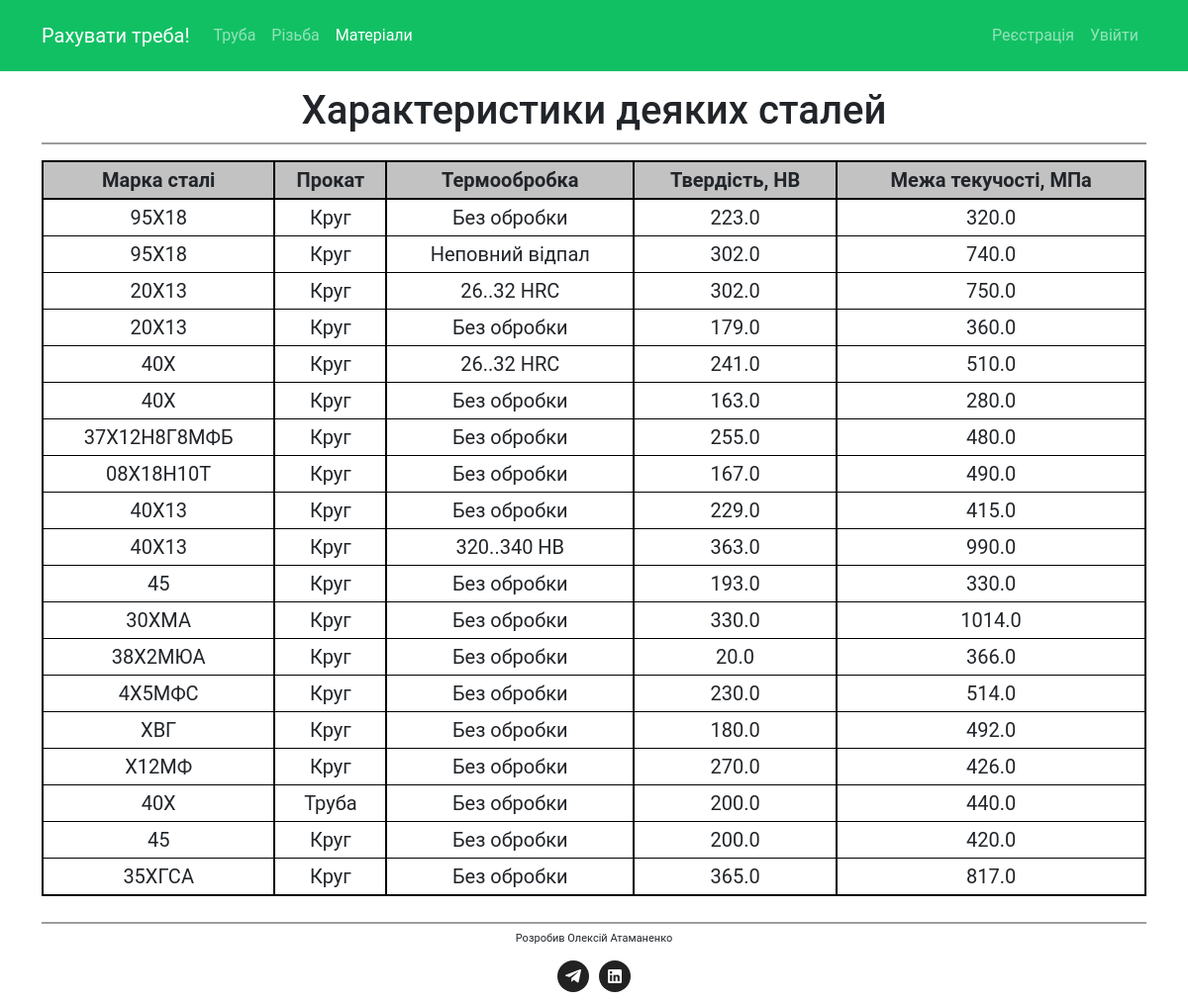
/materials/, run on the app's committed database.
### calculate/models.py (models this page shows, shortened)
class Material(models.Model):
    id = models.AutoField(primary_key=True)
    name = models.CharField(max_length=40)
    type = models.CharField(max_length=40)
    condition = models.CharField(
        max_length=40,
        blank=True,
    )
    hardness = models.FloatField(help_text="HB")
    yield_strenght = models.FloatField(help_text="МПа")
    @staticmethod
    def get_all():
        return list(Material.objects.all())

### calculate/views.py (the view)
# urls.py: path("materials/", views.materials, name="materials"),
def materials(request):
    materials_list = Material.get_all()
    return render(
        request, "calculate/materials.html", {"materials_list": materials_list}
    )

### calculate/templates/calculate/materials.html (shortened to what this page needs)
{% extends "base.html" %}
{% load static %}
{% block content %}
    <section class="material">
        <div class="container">
            <h1>Характеристики деяких сталей</h1>
            <div class="home__subtitle-line"></div>
            <div class="row">
                <div class="col-12">
                    <table class="table">
                        <tr class="table__header">
                            <th>Марка сталі</th>
                            <th>Прокат</th>
                            <th>Термообробка</th>
                            <th>Твердість, HB</th>
                            <th>Межа текучості, МПа</th>
                        </tr>
                        {% for material in materials_list %}
                            <tr>
                                <td class="table__name">{{ material.name }}</td>
                                <td class="table__type">{{ material.type }}</td>
                                <td class="table__condition">{{ material.condition }}</td>
                                <td class="table__hardness">{{ material.hardness }}</td>
                                <td class="table__yield_strenght">{{ material.yield_strenght }}</td>
                            </tr>
                        {% endfor %}
                    </table>
                </div>
            </div>
        </div>
    </section>
{% endblock %}

### data on the page
Material: name "95Х18", type "Круг", condition "Без обробки", hardness "223.0", yield_strenght "320.0"
Material: name "95Х18", type "Круг", condition "Неповний відпал", hardness "302.0", yield_strenght "740.0"
Material: name "20Х13", type "Круг", condition "26..32 HRC", hardness "302.0", yield_strenght "750.0"
Material: name "20Х13", type "Круг", condition "Без обробки", hardness "179.0", yield_strenght "360.0"
Material: name "40Х", type "Круг", condition "26..32 HRC", hardness "241.0", yield_strenght "510.0"
Material: name "40Х", type "Круг", condition "Без обробки", hardness "163.0", yield_strenght "280.0"
Material: name "37Х12Н8Г8МФБ", type "Круг", condition "Без обробки", hardness "255.0", yield_strenght "480.0"
Material: name "08Х18Н10Т", type "Круг", condition "Без обробки", hardness "167.0", yield_strenght "490.0"
Material: name "40Х13", type "Круг", condition "Без обробки", hardness "229.0", yield_strenght "415.0"
Material: name "40Х13", type "Круг", condition "320..340 НВ", hardness "363.0", yield_strenght "990.0"
Material: name "45", type "Круг", condition "Без обробки", hardness "193.0", yield_strenght "330.0"
Material: name "30ХМА", type "Круг", condition "Без обробки", hardness "330.0", yield_strenght "1014.0"
Material: name "38Х2МЮА", type "Круг", condition "Без обробки", hardness "20.0", yield_strenght "366.0"
Material: name "4Х5МФС", type "Круг", condition "Без обробки", hardness "230.0", yield_strenght "514.0"
Material: name "ХВГ", type "Круг", condition "Без обробки", hardness "180.0", yield_strenght "492.0"
Material: name "Х12МФ", type "Круг", condition "Без обробки", hardness "270.0", yield_strenght "426.0"
Material: name "40Х", type "Труба", condition "Без обробки", hardness "200.0", yield_strenght "440.0"
Material: name "45", type "Круг", condition "Без обробки", hardness "200.0", yield_strenght "420.0"
Material: name "35ХГСА", type "Круг", condition "Без обробки", hardness "365.0", yield_strenght "817.0"
